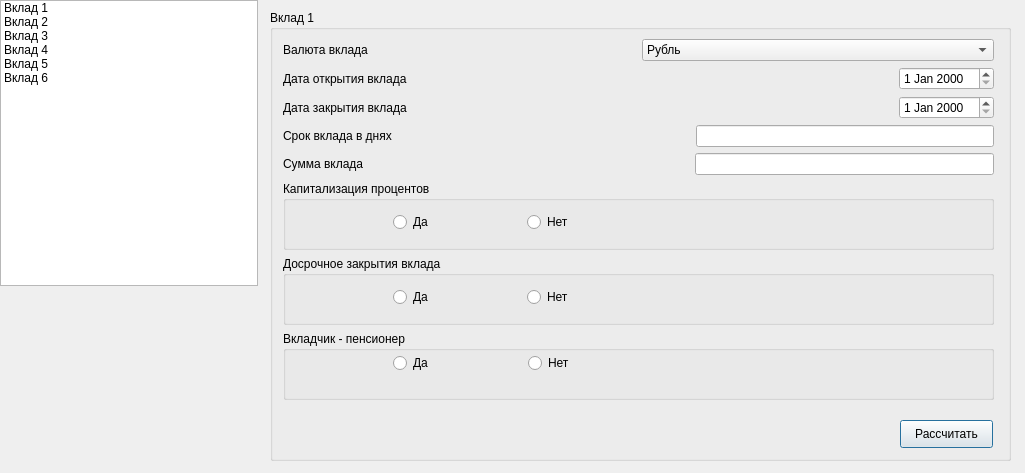
<?xml version="1.0" encoding="UTF-8"?>
<ui version="4.0">
 <class>listcontributions</class>
 <widget class="QDialog" name="listcontributions">
  <property name="geometry">
   <rect>
    <x>0</x>
    <y>0</y>
    <width>1025</width>
    <height>473</height>
   </rect>
  </property>
  <property name="windowTitle">
   <string>Dialog</string>
  </property>
  <widget class="QGroupBox" name="mainGroupBox">
   <property name="geometry">
    <rect>
     <x>270</x>
     <y>10</y>
     <width>741</width>
     <height>451</height>
    </rect>
   </property>
   <property name="title">
    <string>Вклад 1</string>
   </property>
   <widget class="QWidget" name="layoutWidget_26">
    <property name="geometry">
     <rect>
      <x>13</x>
      <y>29</y>
      <width>711</width>
      <height>361</height>
     </rect>
    </property>
    <layout class="QVBoxLayout" name="verticalLayout_7">
     <item>
      <layout class="QHBoxLayout" name="horizontalLayout_52">
       <item>
        <widget class="QLabel" name="label_34">
         <property name="text">
          <string>Валюта вклада</string>
         </property>
        </widget>
       </item>
       <item>
        <widget class="QComboBox" name="valueComboBox">
         <item>
          <property name="text">
           <string>Рубль</string>
          </property>
         </item>
         <item>
          <property name="text">
           <string>Евро</string>
          </property>
         </item>
         <item>
          <property name="text">
           <string>Доллар</string>
          </property>
         </item>
        </widget>
       </item>
      </layout>
     </item>
     <item>
      <layout class="QHBoxLayout" name="horizontalLayout_53">
       <item>
        <widget class="QLabel" name="label_35">
         <property name="text">
          <string>Дата открытия вклада</string>
         </property>
        </widget>
       </item>
       <item>
        <spacer name="horizontalSpacer_21">
         <property name="orientation">
          <enum>Qt::Horizontal</enum>
         </property>
         <property name="sizeHint" stdset="0">
          <size>
           <width>40</width>
           <height>20</height>
          </size>
         </property>
        </spacer>
       </item>
       <item>
        <widget class="QDateEdit" name="beginDateEdit"/>
       </item>
      </layout>
     </item>
     <item>
      <layout class="QHBoxLayout" name="horizontalLayout_54">
       <item>
        <widget class="QLabel" name="label_36">
         <property name="text">
          <string>Дата закрытия вклада</string>
         </property>
        </widget>
       </item>
       <item>
        <spacer name="horizontalSpacer_22">
         <property name="orientation">
          <enum>Qt::Horizontal</enum>
         </property>
         <property name="sizeHint" stdset="0">
          <size>
           <width>40</width>
           <height>20</height>
          </size>
         </property>
        </spacer>
       </item>
       <item>
        <widget class="QDateEdit" name="dateEdit_14"/>
       </item>
      </layout>
     </item>
     <item>
      <layout class="QHBoxLayout" name="horizontalLayout_55">
       <item>
        <widget class="QLabel" name="label_37">
         <property name="text">
          <string>Срок вклада в днях</string>
         </property>
        </widget>
       </item>
       <item>
        <spacer name="horizontalSpacer_23">
         <property name="orientation">
          <enum>Qt::Horizontal</enum>
         </property>
         <property name="sizeHint" stdset="0">
          <size>
           <width>40</width>
           <height>20</height>
          </size>
         </property>
        </spacer>
       </item>
       <item>
        <widget class="QLineEdit" name="daysLineEdit">
         <property name="inputMask">
          <string/>
         </property>
         <property name="text">
          <string/>
         </property>
        </widget>
       </item>
      </layout>
     </item>
     <item>
      <layout class="QHBoxLayout" name="horizontalLayout_56">
       <item>
        <widget class="QLabel" name="label_38">
         <property name="text">
          <string>Сумма вклада        </string>
         </property>
        </widget>
       </item>
       <item>
        <spacer name="horizontalSpacer_24">
         <property name="orientation">
          <enum>Qt::Horizontal</enum>
         </property>
         <property name="sizeHint" stdset="0">
          <size>
           <width>40</width>
           <height>20</height>
          </size>
         </property>
        </spacer>
       </item>
       <item>
        <widget class="QLineEdit" name="sumLineEdit">
         <property name="inputMask">
          <string/>
         </property>
        </widget>
       </item>
      </layout>
     </item>
     <item>
      <widget class="QGroupBox" name="groupBox_22">
       <property name="title">
        <string>Капитализация процентов</string>
       </property>
       <widget class="QWidget" name="layoutWidget_27">
        <property name="geometry">
         <rect>
          <x>110</x>
          <y>30</y>
          <width>261</width>
          <height>22</height>
         </rect>
        </property>
        <layout class="QHBoxLayout" name="horizontalLayout_57">
         <item>
          <widget class="QRadioButton" name="radioButton_37">
           <property name="text">
            <string>Да</string>
           </property>
          </widget>
         </item>
         <item>
          <widget class="QRadioButton" name="radioButton_38">
           <property name="text">
            <string>Нет</string>
           </property>
          </widget>
         </item>
        </layout>
       </widget>
      </widget>
     </item>
     <item>
      <widget class="QGroupBox" name="groupBox_23">
       <property name="title">
        <string>Досрочное закрытия вклада</string>
       </property>
       <widget class="QWidget" name="layoutWidget_28">
        <property name="geometry">
         <rect>
          <x>110</x>
          <y>30</y>
          <width>261</width>
          <height>22</height>
         </rect>
        </property>
        <layout class="QHBoxLayout" name="horizontalLayout_58">
         <item>
          <widget class="QRadioButton" name="radioButton_39">
           <property name="text">
            <string>Да</string>
           </property>
          </widget>
         </item>
         <item>
          <widget class="QRadioButton" name="radioButton_40">
           <property name="text">
            <string>Нет</string>
           </property>
          </widget>
         </item>
        </layout>
       </widget>
      </widget>
     </item>
     <item>
      <widget class="QGroupBox" name="groupBox_24">
       <property name="title">
        <string>Вкладчик - пенсионер</string>
       </property>
       <widget class="QWidget" name="layoutWidget_29">
        <property name="geometry">
         <rect>
          <x>110</x>
          <y>20</y>
          <width>263</width>
          <height>24</height>
         </rect>
        </property>
        <layout class="QHBoxLayout" name="horizontalLayout_59">
         <item>
          <widget class="QRadioButton" name="radioButton_41">
           <property name="text">
            <string>Да</string>
           </property>
          </widget>
         </item>
         <item>
          <widget class="QRadioButton" name="radioButton_42">
           <property name="text">
            <string>Нет</string>
           </property>
          </widget>
         </item>
        </layout>
       </widget>
      </widget>
     </item>
    </layout>
   </widget>
   <widget class="QPushButton" name="pushButton">
    <property name="geometry">
     <rect>
      <x>630</x>
      <y>410</y>
      <width>93</width>
      <height>28</height>
     </rect>
    </property>
    <property name="text">
     <string>Рассчитать</string>
    </property>
   </widget>
  </widget>
  <widget class="QWidget" name="layoutWidget">
   <property name="geometry">
    <rect>
     <x>0</x>
     <y>0</y>
     <width>258</width>
     <height>571</height>
    </rect>
   </property>
   <layout class="QVBoxLayout" name="verticalLayout">
    <item>
     <widget class="QListWidget" name="listWidget">
      <item>
       <property name="text">
        <string>Вклад 1</string>
       </property>
      </item>
      <item>
       <property name="text">
        <string>Вклад 2</string>
       </property>
      </item>
      <item>
       <property name="text">
        <string>Вклад 3</string>
       </property>
      </item>
      <item>
       <property name="text">
        <string>Вклад 4</string>
       </property>
      </item>
      <item>
       <property name="text">
        <string>Вклад 5</string>
       </property>
      </item>
      <item>
       <property name="text">
        <string>Вклад 6</string>
       </property>
      </item>
     </widget>
    </item>
    <item>
     <spacer name="verticalSpacer">
      <property name="orientation">
       <enum>Qt::Vertical</enum>
      </property>
      <property name="sizeHint" stdset="0">
       <size>
        <width>20</width>
        <height>40</height>
       </size>
      </property>
     </spacer>
    </item>
   </layout>
  </widget>
 </widget>
 <resources/>
 <connections/>
</ui>
